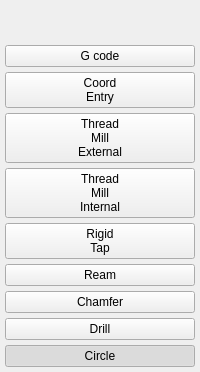
               <widget class="QWidget" name="verticalWidget" native="true">
                <layout class="QVBoxLayout" name="verticalLayout_11">
                 <property name="spacing">
                  <number>5</number>
                 </property>
                 <property name="leftMargin">
                  <number>5</number>
                 </property>
                 <property name="topMargin">
                  <number>5</number>
                 </property>
                 <property name="rightMargin">
                  <number>5</number>
                 </property>
                 <property name="bottomMargin">
                  <number>5</number>
                 </property>
                 <item>
                  <spacer name="verticalSpacer_9">
                   <property name="orientation">
                    <enum>Qt::Vertical</enum>
                   </property>
                   <property name="sizeHint" stdset="0">
                    <size>
                     <width>20</width>
                     <height>40</height>
                    </size>
                   </property>
                  </spacer>
                 </item>
                 <item>
                  <widget class="QPushButton" name="pushButton_82">
                   <property name="text">
                    <string>G code</string>
                   </property>
                   <property name="checkable">
                    <bool>true</bool>
                   </property>
                   <property name="page" stdset="0">
                    <number>8</number>
                   </property>
                   <attribute name="buttonGroup">
                    <string notr="true">holeNavBtns</string>
                   </attribute>
                  </widget>
                 </item>
                 <item>
                  <widget class="QPushButton" name="pushButton_81">
                   <property name="text">
                    <string>Coord
Entry</string>
                   </property>
                   <property name="checkable">
                    <bool>true</bool>
                   </property>
                   <property name="page" stdset="0">
                    <number>7</number>
                   </property>
                   <attribute name="buttonGroup">
                    <string notr="true">holeNavBtns</string>
                   </attribute>
                  </widget>
                 </item>
                 <item>
                  <widget class="QPushButton" name="pushButton_25">
                   <property name="text">
                    <string>Thread
Mill
External</string>
                   </property>
                   <property name="checkable">
                    <bool>true</bool>
                   </property>
                   <property name="page" stdset="0">
                    <number>6</number>
                   </property>
                   <attribute name="buttonGroup">
                    <string notr="true">holeNavBtns</string>
                   </attribute>
                  </widget>
                 </item>
                 <item>
                  <widget class="QPushButton" name="pushButton_26">
                   <property name="text">
                    <string>Thread
Mill
Internal</string>
                   </property>
                   <property name="checkable">
                    <bool>true</bool>
                   </property>
                   <property name="page" stdset="0">
                    <number>5</number>
                   </property>
                   <attribute name="buttonGroup">
                    <string notr="true">holeNavBtns</string>
                   </attribute>
                  </widget>
                 </item>
                 <item>
                  <widget class="QPushButton" name="pushButton_27">
                   <property name="text">
                    <string>Rigid
Tap</string>
                   </property>
                   <property name="checkable">
                    <bool>true</bool>
                   </property>
                   <property name="page" stdset="0">
                    <number>4</number>
                   </property>
                   <attribute name="buttonGroup">
                    <string notr="true">holeNavBtns</string>
                   </attribute>
                  </widget>
                 </item>
                 <item>
                  <widget class="QPushButton" name="pushButton_28">
                   <property name="text">
                    <string>Ream</string>
                   </property>
                   <property name="checkable">
                    <bool>true</bool>
                   </property>
                   <property name="page" stdset="0">
                    <number>3</number>
                   </property>
                   <attribute name="buttonGroup">
                    <string notr="true">holeNavBtns</string>
                   </attribute>
                  </widget>
                 </item>
                 <item>
                  <widget class="QPushButton" name="pushButton_29">
                   <property name="text">
                    <string>Chamfer</string>
                   </property>
                   <property name="checkable">
                    <bool>true</bool>
                   </property>
                   <property name="page" stdset="0">
                    <number>2</number>
                   </property>
                   <attribute name="buttonGroup">
                    <string notr="true">holeNavBtns</string>
                   </attribute>
                  </widget>
                 </item>
                 <item>
                  <widget class="QPushButton" name="pushButton_30">
                   <property name="text">
                    <string>Drill</string>
                   </property>
                   <property name="checkable">
                    <bool>true</bool>
                   </property>
                   <property name="page" stdset="0">
                    <number>1</number>
                   </property>
                   <attribute name="buttonGroup">
                    <string notr="true">holeNavBtns</string>
                   </attribute>
                  </widget>
                 </item>
                 <item>
                  <widget class="QPushButton" name="pushButton_24">
                   <property name="text">
                    <string>Circle</string>
                   </property>
                   <property name="checkable">
                    <bool>true</bool>
                   </property>
                   <property name="checked">
                    <bool>true</bool>
                   </property>
                   <property name="page" stdset="0">
                    <number>0</number>
                   </property>
                   <attribute name="buttonGroup">
                    <string notr="true">holeNavBtns</string>
                   </attribute>
                  </widget>
                 </item>
                </layout>
               </widget>
